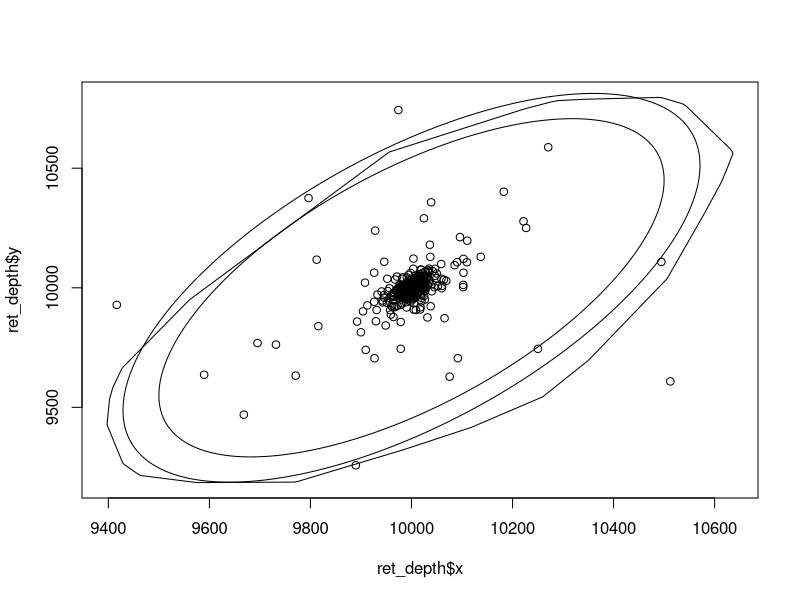

Write the R code that produced this figure.
library(mvtnorm)
library(tibble)
library(rlang)
library(robustbase)

get_ball_mesh <- function(d, m) {
  if (d == 2) {
    w <- seq(0, 2 * pi, length.out = m)
    cbind(cos(w), sin(w))
  } else if (d == 3) {
    inc <- seq(0, pi, length.out = m)
    azi <- seq(0, 2 * pi, length.out = m)
    cbind(sin(inc) * cos(azi), sin(inc) * sin(azi), cos(inc))
  } else {
    abort("Dimensions of data should be equal to two or three.")
  }
}

sqrtmat <- function(sigma) {
  eigenval <- eigen(sigma)$values
  if (any(eigenval <= 0) || any(sigma != t(sigma))) {
    abort("`sigma` must be a symmetric positive definite matrix.")
  }
  eigenvec <- eigen(sigma)$vectors
  eigenvec %*% diag(eigenval^0.5) %*% t(eigenvec)
}

tdist_extreme_region <- function(mu, sigma, gamma, p, m) {
  d <- length(mu)
  w <- get_ball_mesh(d, m)
  
  alpha <- 1 / gamma
  lambda <- sqrtmat(d * qf(1 - p, d, 1 / gamma) * sigma)
  coord <- sweep(w %*% t(lambda), 2, mu, "+")
  
  if (d == 2) {
    tibble(x = coord[, 1], y = coord[, 2])
  }
  else if (d == 3) {
    tibble(x = coord[, 1], y = coord[, 2], z = coord[, 3])
  }
}

elliptical_extreme_qregion <- function(data, mu_est, sigma_est, p, k, m) {
  d <- ncol(data)
  n <- nrow(data)
  w <- get_ball_mesh(d, m)
  est <- covMcd(data, alpha = 0.5)
  
  # Center data
  data <- sweep(data, 2, mu_est, "-")
  
  # Approximate generating variate
  radius <- sqrt(mahalanobis(data, FALSE, sigma_est, inverted = FALSE))
  radius_sort <- sort(radius, decreasing = FALSE)
  
  gamma_est <- mean((log(radius_sort[(n - k):n]) - log(radius_sort[n - k]))[-1])
  lambda <- sqrtmat((radius_sort[n - k] * (k / (n * p))^gamma_est)^2 * sigma_est)
  
  coord <- sweep(w %*% t(lambda), 2, mu_est, "+")
  if (d == 2) {
    tibble(x = coord[, 1], y = coord[, 2])
  }
  else if (d == 3) {
    tibble(x = coord[, 1], y = coord[, 2], z = coord[, 3])
  }
}

depth_extreme_qregion <- function(data, mu_est, p, k, m) {
  d <- ncol(data)
  n <- nrow(data)
  w <- get_ball_mesh(d, m)
  
  # Center the data
  center_est <- covMcd(data, alpha = 0.5)$center
  data <- sweep(data, 2, mu_est, "-")
  
  radius <- apply(data, 1, norm, type = "2")
  radius_sort <- sort(radius, decreasing = FALSE)
  
  gamma_est <- mean((log(radius_sort[(n - k):n]) - log(radius_sort[n - k]))[-1])
  u_est <- radius_sort[n - k]
  nu_hat_unit_halfspace <- 1 / k * apply(w %*% t(data) >= u_est, 1, sum)
  hd_w_nu_hat_star <- sweep(pmax(w %*% t(w), 0)^(-1 / gamma_est), 2,
                            nu_hat_unit_halfspace, "*")
  hd_w_nu_hat_star <- apply(hd_w_nu_hat_star, 1, min, na.rm = TRUE)
  
  data_unit <- sweep(data, 1, radius, "/")
  x_approx_w <- apply(data_unit %*% t(w), 1, which.max)
  nu_s_hat <- 1 / k * sum(radius / u_est >= hd_w_nu_hat_star[x_approx_w]^gamma_est)
  
  r <- u_est * (k * nu_s_hat / (n * p))^gamma_est * hd_w_nu_hat_star^gamma_est
  coord <- sweep(r * w, 2, mu_est, "+")
  if (d == 2) {
    tibble(x = coord[, 1], y = coord[, 2])
  }
  else if (d == 3) {
    tibble(x = coord[, 1], y = coord[, 2], z = coord[, 3])
  }
}

set.seed(123)
gamma <- 1
n <- 5000
k <- 400
m <- 1000
p <- 1 / 500
mu <- c(10000, 10000)
sigma <- matrix(c(1, 0.9, 0.9, 2), byrow = TRUE, ncol = 2)
data <- rmvt(n, sigma, df = 1 / gamma, delta = mu, type = "shifted")
est <- covMcd(data, alpha = 0.5)

ret_depth <- depth_extreme_qregion(data, est$center, p, k, m)
ret_elliptical <- elliptical_extreme_qregion(data, est$center, est$cov, p, k, m)
real <- tdist_extreme_region(mu, sigma, gamma, p, m)

plot(ret_depth$x, ret_depth$y, type = "l")
points(ret_elliptical$x, ret_elliptical$y, type = "l")
points(real$x, real$y, type = "l")
points(data[, 1], data[, 2])
